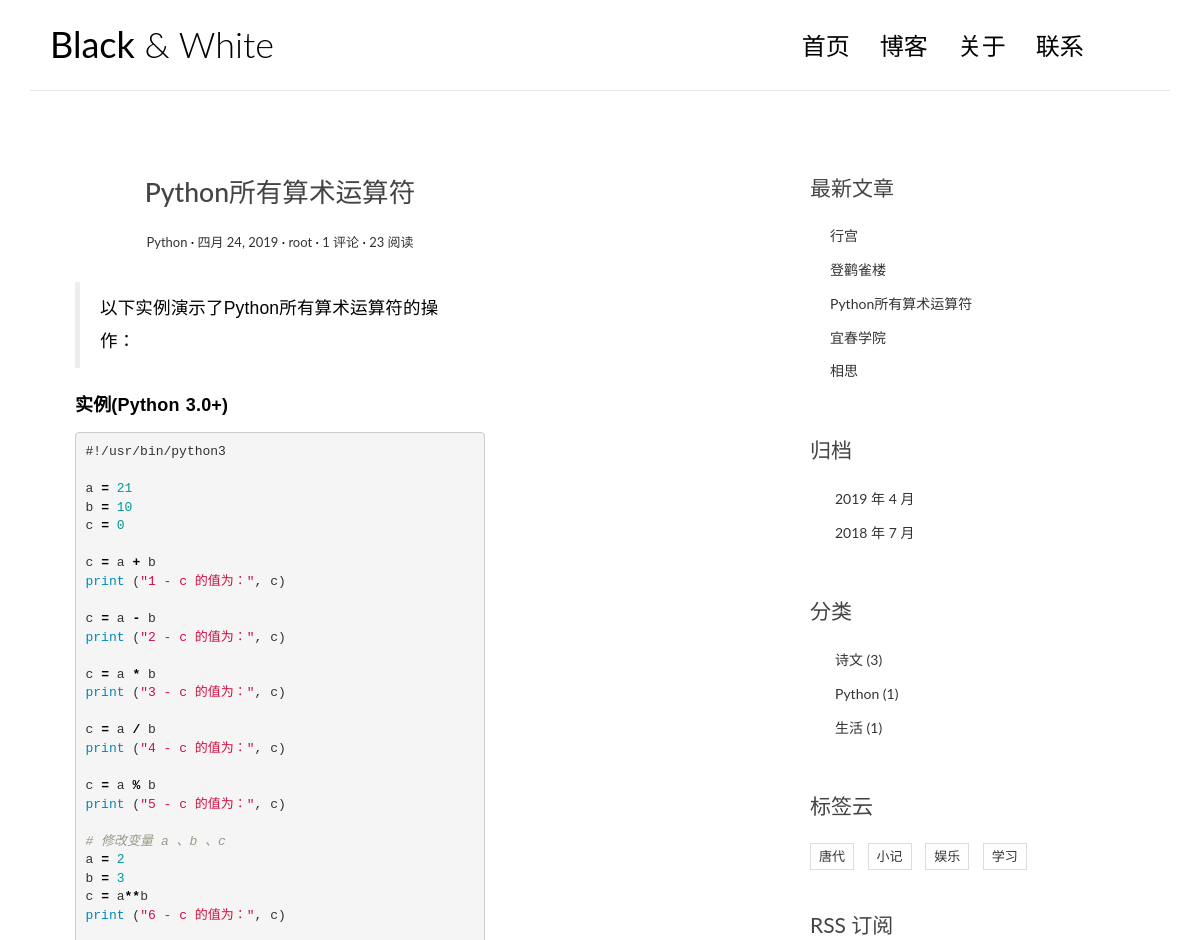
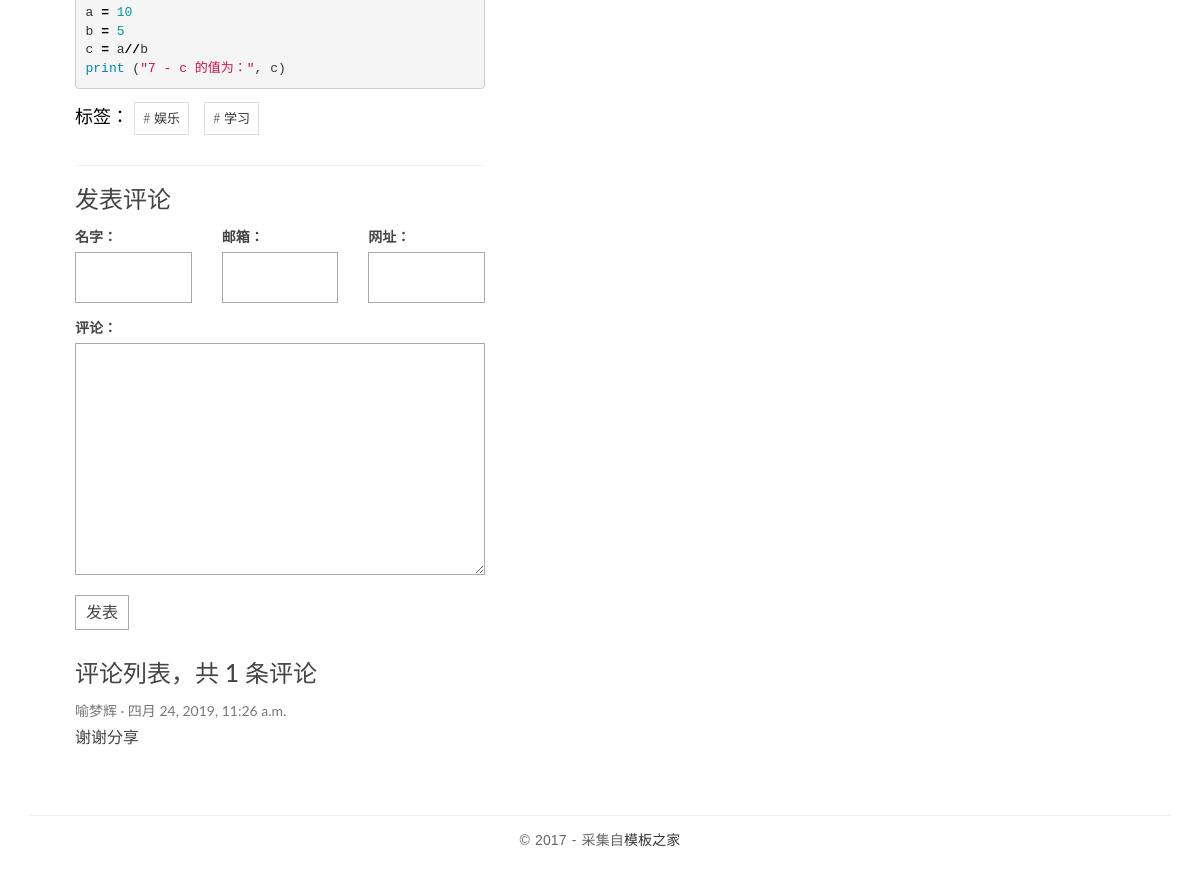
The app's page /post/4/ with its own data (2 pictures, top to bottom).
### blog/models.py (models this page shows, shortened)
class Post(models.Model):
    title = models.CharField(max_length=100)
    body = models.TextField()
    created_time = models.DateField()
    modified_time = models.DateField(blank=True)
    category = models.ForeignKey(Category)
    tags = models.ManyToManyField(Tag,blank=True)
    author = models.ForeignKey(User)
    views = models.PositiveIntegerField(default=0)
    excerpt = models.CharField(max_length=200, blank=True)
    def get_absolute_url(self):
        return reverse('blog:detail',kwargs={'pk':self.pk})
    class Meta:
        ordering = ['-created_time','title']
    def increase_views(self):
        self.views += 1
        self.save(update_fields=['views'])
    def save(self, *args, **kwargs):
        super(Post, self).save(*args, **kwargs)

class Category(models.Model):
    name = models.CharField(max_length=100)
    def __str__(self):
        return self.name

class Tag(models.Model):
    name = models.CharField(max_length=100)

### comments/models.py (models this page shows, shortened)
class Comment(models.Model):
    name = models.CharField(max_length=100)
    email = models.EmailField(max_length=255)
    url = models.URLField(blank=True)
    text = models.TextField()
    created_time = models.DateTimeField(auto_now_add=True)
    post = models.ForeignKey('blog.Post')

### blog/views.py (the view)
# urls.py: url(r'^post/(?P<pk>[0-9]+)/$', views.detail, name='detail'),
def detail(request, pk):
    post = get_object_or_404(Post,pk=pk)
    post.increase_views()
    post.body = markdown.markdown(
        post.body,
        extensions = [
            'markdown.extensions.extra',
            'markdown.extensions.codehilite',
            'markdown.extensions.toc',
        ]
    )
    form = CommentForm()
    comment_list = post.comment_set.all()
    context = {
        'post': post,
        'form':form,
        'comment_list':comment_list,
    }
    return render(request,'blog/detail.html',context=context)

### comments/forms.py
class CommentForm(forms.ModelForm):
    class Meta: # 大写字母
        model = Comment
        fields = ['name','email','url','text']

### blog/templatetags/blog_tags.py (called while the page is built)
@register.simple_tag
def get_recent_posts(num=5):
    return Post.objects.all().order_by('-created_time')[:num]

@register.simple_tag
def archive():
    return Post.objects.dates('created_time','month',order='DESC')

@register.simple_tag
def get_categories():
    return Category.objects.annotate(num_posts=Count('post')).filter(num_posts__gt=0)

@register.simple_tag
def get_tags():
    return Tag.objects.annotate(num_posts=Count('post')).filter(num_posts__gt=0)

### templates/blog/detail.html (shortened to what this page needs)
{% extends 'base.html'%}
{% block main %}
<main class="col-md-8">
	<article class="post post-{{ post.pk }}">
		<header class="entry-header">
			<h1 class="entry-title">{{ post.title}}</h1>
			<div class="entry-meta">
				<span class="post-category"><a href="{% url 'blog:category' post.category_id %}">{{ post.category }}</a></span>
				<span class="post-date"><a href="#"><time class="entry-date"
									  datetime="{{ post.created_time }}">{{ post.created_time }}</time></a></span>
				<span class="post-author"><a href="#">{{post.author}}</a></span>
				<span class="comments-link"><a href="#">{{ post.comment_set.count }} 评论</a></span>
				<span class="views-count"><a href="#">{{ post.views }} 阅读</a></span>
			</div>
		</header>
		<div class="entry-content clearfix">
			{{post.body|safe}}
			<div class="widget-tag-cloud">
				<ul>
					标签：
					{% for tag in post.tags.all %}
					<li><a href="{% url 'blog:tag' tag.pk %}"># {{ tag.name }}</a></li>
					{% endfor %}
				</ul>
			</div>
		</div>
	</article>
	<section class="comment-area" id="comment-area">
		<hr>
		<h3>发表评论</h3>
		<form action="{% url 'comments:post_comment' post.pk %}" method="post" class="comment-form">
			<div class="row">
				<div class="col-md-4">
					<label for="{{ form.name.id_for_label }}">名字：</label>
					{{ form.name }}
				</div>
				<div class="col-md-4">
					<label for="{{ form.email.id_for_label }}">邮箱：</label>
					{{ form.email }}
				</div>
				<div class="col-md-4">
					<label for="{{ form.url.id_for_label }}">网址：</label>
					{{ form.url }}
				</div>
				<div class="col-md-12">
					<label for="{{ form.text.id_for_label }}">评论：</label>
					{{ form.text }}
					<button type="submit" class="comment-btn">发表</button>
				</div>
			</div>
		</form>
		<div class="comment-list-panel">
			<h3>评论列表，共 <span>{{ post.comment_set.count }}</span> 条评论</h3>
			<ul class="comment-list list-unstyled">
				{% for comment in comment_list %}
				<li class="comment-item">
					<span class="nickname">{{ comment.name }}</span>
					<time class="submit-date" datetime="{{ comment.created_time }}">{{ comment.created_time }}</time>
					<div class="text">
						{{ comment.text }}
					</div>
				</li>
				{% empty %}
				暂无评论
				{% endfor %}
			</ul>
		</div>
	</section>
</main>
{% endblock main %}

### templates/base.html (shortened to what this page needs)
{% load staticfiles %}
{% load blog_tags %}
<!DOCTYPE html>
<html>
	<head>
		<link rel="stylesheet" href="{% static 'blog/css/bootstrap.min.css'%}">
		<link rel="stylesheet" href="{% static 'blog/css/pace.css'%}">
		<link rel="stylesheet" href="{% static 'blog/css/custom.css'%}">
		<link rel="stylesheet" href="{% static 'blog/css/highlights/github.css'%}">
		<link rel="stylesheet" href="http://code.ionicframework.com/ionicons/2.0.1/css/ionicons.min.css">
	</head>
	<body>
		<div class="container">
			<header id="site-header">
				<div class="row">
					<div class="col-md-4 col-sm-5 col-xs-8">
						<div class="logo">
							<h1><a href="{% url 'blog:index'%}"><b>Black</b> &amp; White</a></h1>
						</div>
					</div>
					<div class="col-md-8 col-sm-7 col-xs-4">
						<nav class="main-nav" role="navigation">
							<div class="collapse navbar-collapse" id="bs-example-navbar-collapse-1">
								<ul class="nav navbar-nav navbar-right">
									<li class="cl-effect-11"><a href="{% url 'blog:index'%}" data-hover="首页">首页</a></li>
									<li class="cl-effect-11"><a href="{% url 'blog:more'%}" data-hover="博客">博客</a></li>
									<li class="cl-effect-11"><a href="{% url 'blog:about'%}" data-hover="关于">关于</a></li>
									<li class="cl-effect-11"><a href="contact.html" data-hover="联系">联系</a></li>
								</ul>
							</div>
						</nav>
					</div>
				</div>
			</header>
		</div>
		<div class="content-body">
			<div class="container">
				<div class="row">
					<main class="col-md-8">
						{% block main %}
						{% endblock main%}
					</main>
					<aside class="col-md-4">
						<div class="widget widget-recent-posts">
							{% get_recent_posts as posts_list%}
							<h3 class="widget-title">最新文章</h3>
							<ul>
								{% for rpost in posts_list%}
								<li>
									<a href="{{ rpost.get_absolute_url }}">{{rpost.title}}</a>
								</li>
								{% empty %}
								<div>没有数据</div>
								{% endfor %}
							</ul>
						</div>
						<div class="widget widget-archives">
							{% archive as date_list%}
							<h3 class="widget-title">归档</h3>
							<ul>
								{% for date in date_list %}
								<li>
									<a href="{% url 'blog:archives' date.year date.month %}">{{ date.year }} 年 {{ date.month }} 月</a>
								</li>
								{% endfor %}
							</ul>
						</div>
						<div class="widget widget-category">
							{% get_categories as categories_list%}
							<h3 class="widget-title">分类</h3>
							<ul>
								{% for category in categories_list %}
								<li>
									<a href="{% url 'blog:category' category.pk %}">{{ category.name }} <span class="post-count">({{ category.num_posts }})</span></a>
								</li>
								{% empty %}
								暂无分类！
								{% endfor %}
							</ul>
						</div>
						<div class="widget widget-tag-cloud">
							<h3 class="widget-title">标签云</h3>
							{% get_tags as tag_list %}
							<ul>
								{% for tag in tag_list %}
								<li>
									<a href="{% url 'blog:tag' tag.pk %}">{{ tag.name }}</a>
								</li>
								{% empty %}
								暂无标签
								{% endfor %}
							</ul>
						</div>
						<div class="rss">
							<a href="{% url 'rss' %}"> RSS 订阅</a>
						</div>
					</aside>
				</div>
			</div>
		</div>
		<footer id="site-footer">
			<div class="container">
				<div class="row">
					<div class="col-md-12">
						<p class="copyright">&copy 2017 - 采集自<a href="http://www.cssmoban.com/"
											   target="_blank" title="模板之家">模板之家</a>
						</p>
					</div>
				</div>
			</div>
		</footer>
	</body>
</html>

### blog/static/blog/css/custom.css (style rules this page uses)
* { outline: none; }
h1, h2, h3, h4, h5, h6 { margin-top: 0; }
b { font-weight: 400; }
a { color: #333; }
body { color: #444; font-family: 'Lato', sans-serif; }
p { font-family: 'Ubuntu', sans-serif; font-weight: 400; word-spacing: 1px; letter-spacing: 0.01em; }
#site-header { background-color: #FFF; padding: 25px 20px; margin-bottom: 40px; border-bottom: 1px solid #e7e7e7; }
.logo h1 a { color: #000; }
.logo h1 { margin: 0; font-family: 'Lato', sans-serif; font-weight: 300; }
.main-nav { margin-top: 11px; max-width: 95%; }
.main-nav a { color: #000000 !important; padding: 0 0 5px 0 !important; margin-right: 30px; font-family: 'Lato', sans-serif; font-weight: 300; font-size: 24px; }
.cl-effect-11 a { padding: 10px 0; color: #0972b4; text-shadow: none; }
.cl-effect-11 a::before { position: absolute; top: 0; left: 0; overflow: hidden; padding: 0 0 5px 0 !important; max-width: 0; border-bottom: 1px solid #000; color: #000; content: attr(data-hover); white-space: nowrap; -webkit-transition: max-width 0.5s; -moz-transition: max-width 0.5s; transition: max-width 0.5s; }
.content-body { padding-bottom: 4em; }
.post { background: #fff; padding: 30px 30px 0; }
.entry-title { text-align: center; font-size: 1.9em; margin-bottom: 20px; line-height: 1.6; padding: 10px 20px 0; }
.entry-meta { text-align: center; color: #DDDDDD; font-size: 13px; margin-bottom: 30px; }
.entry-content { font-size: 18px; line-height: 1.9; font-weight: 300; color: #000; }
.post-category::after, .post-date::after, .post-author::after, .comments-link::after { content: ' ·'; color: #000; }
.widget { background: #fff; padding: 30px 0 0; }
.widget-title { font-size: 1.5em; margin-bottom: 20px; line-height: 1.6; padding: 10px 0 0; font-weight: 400; }
.widget-recent-posts ul { padding: 0; margin: 0; padding-left: 20px; }
.widget-recent-posts ul li { list-style-type: none; position: relative; line-height: 170%; margin-bottom: 10px; }
.widget-recent-posts ul li::before { content: '\f3d3'; font-family: "Ionicons"; position: absolute; left: -17px; top: 3px; font-size: 16px; color: #000; }
.widget-archives ul { padding: 0; margin: 0; padding-left: 25px; }
.widget-archives ul li { list-style-type: none; position: relative; line-height: 170%; margin-bottom: 10px; }
.widget-archives ul li::before { content: '\f3f3'; font-family: "Ionicons"; position: absolute; left: -25px; top: 1px; font-size: 16px; color: #000; }
.widget-category ul { padding: 0; margin: 0; padding-left: 25px; }
.widget-category ul li { list-style-type: none; position: relative; line-height: 170%; margin-bottom: 10px; }
.widget-category ul li::before { content: '\f3fe'; font-family: "Ionicons"; position: absolute; left: -25px; top: 1px; font-size: 18px; color: #000; }
.widget-tag-cloud ul { padding: 0; margin: 0; margin-right: -10px; }
.widget-tag-cloud ul li { list-style-type: none; font-size: 13px; display: inline-block; margin-right: 10px; margin-bottom: 10px; padding: 3px 8px; border: 1px solid #ddd; }
.rss { font-size: 21px; margin-top: 30px; }
.rss a { color: #444; }
#site-footer { padding-top: 10px; padding: 0 0 1.5em 0; }
.copyright { text-align: center; padding-top: 1em; margin: 0; border-top: 1px solid #eee; color: #666; }
.contact-form input, .comment-form input { border: 1px solid #aaa; margin-bottom: 15px; width: 100%; padding: 15px 15px; font-size: 16px; line-height: 100%; transition: 0.4s border-color linear; }
.contact-form textarea, .comment-form textarea { border: 1px solid #aaa; margin-bottom: 15px; width: 100%; padding: 15px 15px; font-size: 16px; line-height: 20px !important; min-height: 183px; transition: 0.4s border-color linear; }
.comment-area { padding: 0 30px 0; }
.comment-form { margin-top: 15px; }
.comment-form .comment-btn { background-color: #fff; border: 1px solid #aaa; font-size: 16px; padding: 5px 10px; }
.comment-list-panel { margin-top: 30px; }
.comment-list { margin-top: 15px; }
.comment-item .nickname, .comment-item .submit-date { color: #777; font-size: 14px; }
.comment-item .nickname:after { content: ' ·'; }
.comment-item .text { padding-top: 5px; font-size: 16px; }

### blog/static/blog/css/highlights/github.css (style rules this page uses)
.codehilite .o { color: #000000; font-weight: bold }
.codehilite .c1 { color: #999988; font-style: italic }
.codehilite .nb { color: #0086B3 }
.codehilite .mi { color: #009999 }
.codehilite .s2 { color: #d01040 }

### records on screen
Post: title "Python所有算术运算符", category "Python", created_time "四月 24, 2019", author "root", comment_set.count "1", views "23", body "以下实例演示了Python所有算术运算符的操作： 实例(Python 3.0+) #!/usr/bin/python3 a = 21 b = 10 c = 0 c = a + b print ( \"1 - c 的值为：\" , c ) c = a - b print ( \"2 - c 的值为：\" , c ) c = a * b print ( \"3 - c 的值为：\" , c ) c = a / b print ( \"4 - c 的值为：\" , c ) c = a % b print ( \"5 - c 的值为：\" , c ) # 修改变量 a 、b 、c a = 2 b = 3 c = a ** b print ( \"6 - c 的值为：\" , c ) a = 10 b = 5 c = a // b print ( \"7 - c 的值为：\" , c )"
Tag: name "娱乐"
Tag: name "学习"
Comment: name "喻梦辉", created_time "四月 24, 2019, 11:26 a.m.", text "谢谢分享"
Post: title "行宫"
Post: title "登鹳雀楼"
Post: title "宜春学院"
Post: title "相思"
Category: name "诗文", num_posts "3"
Category: name "Python", num_posts "1"
Category: name "生活", num_posts "1"
Tag: name "唐代"
Tag: name "小记"

### other values on screen
{{ date.year }} "2019" "2018"
{{ date.month }} "4" "7"
